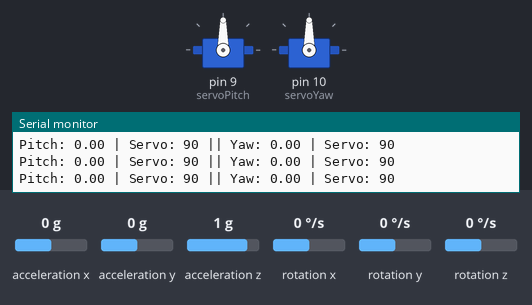
Recording of a sketch running on a simulated Arduino Uno, built with avr-gcc and run on an emulated ATmega328P. Shown: 2 × servo, the last lines printed to the serial monitor. Inputs (shaded band) come from the test bench; at power-on: rotation z 0 °/s, acceleration x 0 g, acceleration y 0 g, acceleration z 1 g, rotation x 0 °/s, rotation y 0 °/s.

Above: at 1.7 s.
1.8 s: rotation z set to -192 °/s
At 2.51 s:
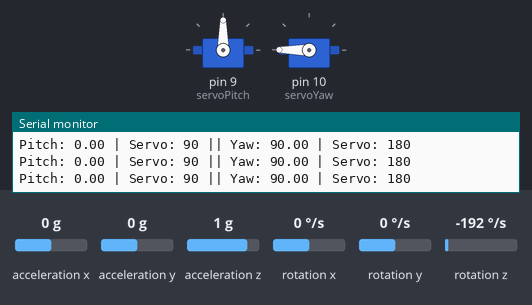
4.8 s: acceleration x set to -1.4 g
At 6.29 s:
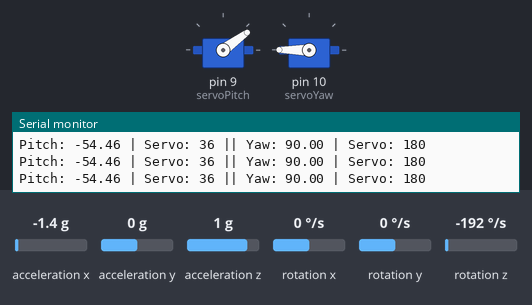
7.8 s: acceleration y set to -0.8 g
At 8.71 s:
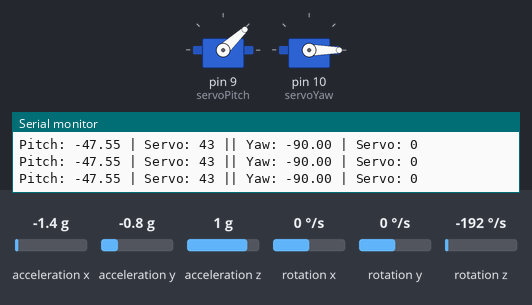
10.8 s: acceleration z set to 0 g
At 13.3 s:
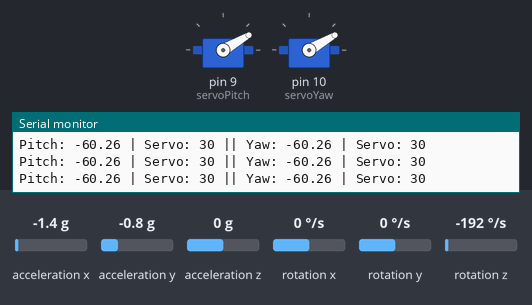
13.8 s: acceleration y set to 0 g
At 14.3 s:
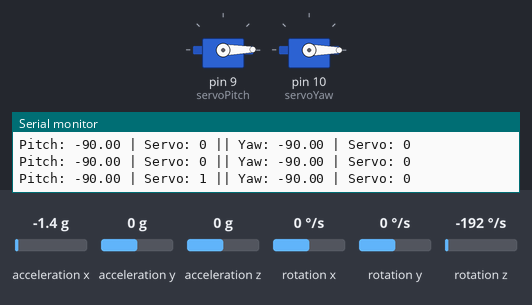
16.8 s: acceleration z set to 0.8 g
Timing chart, 0 to 20.8 s (numbered marks = the images above; inputs shaded):
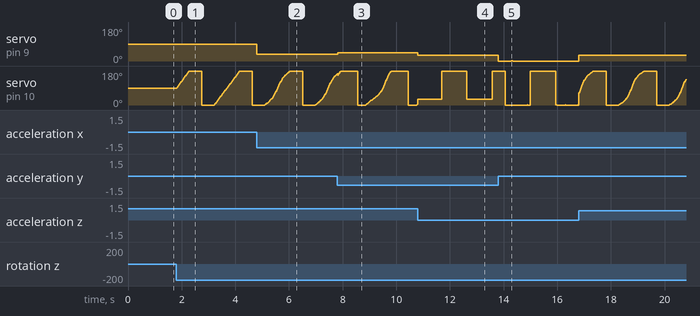

The sketch:

IMU-robotarm.ino
```cpp
#include <Wire.h>
#include <I2Cdev.h>
#include <MPU6050_6Axis_MotionApps20.h>
#include <Servo.h>

MPU6050 mpu;
Servo servoPitch;  // håndens vinkel op/ned
Servo servoYaw;    // håndens rotation

bool dmpReady = false;
uint8_t mpuIntStatus;
uint8_t devStatus;
uint16_t packetSize;
uint8_t fifoBuffer[64];
Quaternion q;
VectorFloat gravity;
float ypr[3];  // yaw, pitch, roll

void setup() {
  Serial.begin(115200);
  Wire.begin();

  // Initialiser MPU6050
  mpu.initialize();
  devStatus = mpu.dmpInitialize();

  if (devStatus == 0) {
    mpu.setDMPEnabled(true);
    dmpReady = true;
    packetSize = mpu.dmpGetFIFOPacketSize();
  } else {
    Serial.println("DMP init failed");
    while (1);
  }

  // Tilslut servoer
  servoPitch.attach(9);  // vippe servo
  servoYaw.attach(10);   // dreje servo
}

void loop() {
  if (!dmpReady) return;

  if (mpu.dmpGetCurrentFIFOPacket(fifoBuffer)) {
    mpu.dmpGetQuaternion(&q, fifoBuffer);
    mpu.dmpGetGravity(&gravity, &q);
    mpu.dmpGetYawPitchRoll(ypr, &q, &gravity);

    float yaw   = ypr[0] * 180/M_PI;   // grader
    float pitch = ypr[1] * 180/M_PI;

    // Begræns pitch og yaw mellem -90 og 90 grader
    pitch = constrain(pitch, -90, 90);
    yaw   = constrain(yaw, -90, 90);

    // Map værdier til 0–180° for servoer
    int pitchServo = map(pitch, -90, 90, 0, 180);
    int yawServo   = map(yaw, -90, 90, 0, 180);

    servoPitch.write(pitchServo);
    servoYaw.write(yawServo);

    // Debug
    Serial.print("Pitch: "); Serial.print(pitch);
    Serial.print(" | Servo: "); Serial.print(pitchServo);
    Serial.print(" || Yaw: "); Serial.print(yaw);
    Serial.print(" | Servo: "); Serial.println(yawServo);
  }
}
```

Measured:
- after the input at 1.8 s, servo on pin 10 (servoYaw): ramps from 0° to 180° and jumps back, once every 1.9 s
- after the input at 4.8 s, servo on pin 9 (servoPitch): 90° → 36° at once
- after the input at 7.8 s, servo on pin 9 (servoPitch): 36° → 43° at once
- after the input at 10.8 s, servo on pin 9 (servoPitch): 43° → 30° at once
- after the input at 13.8 s, servo on pin 9 (servoPitch): 30° → 0° at once
